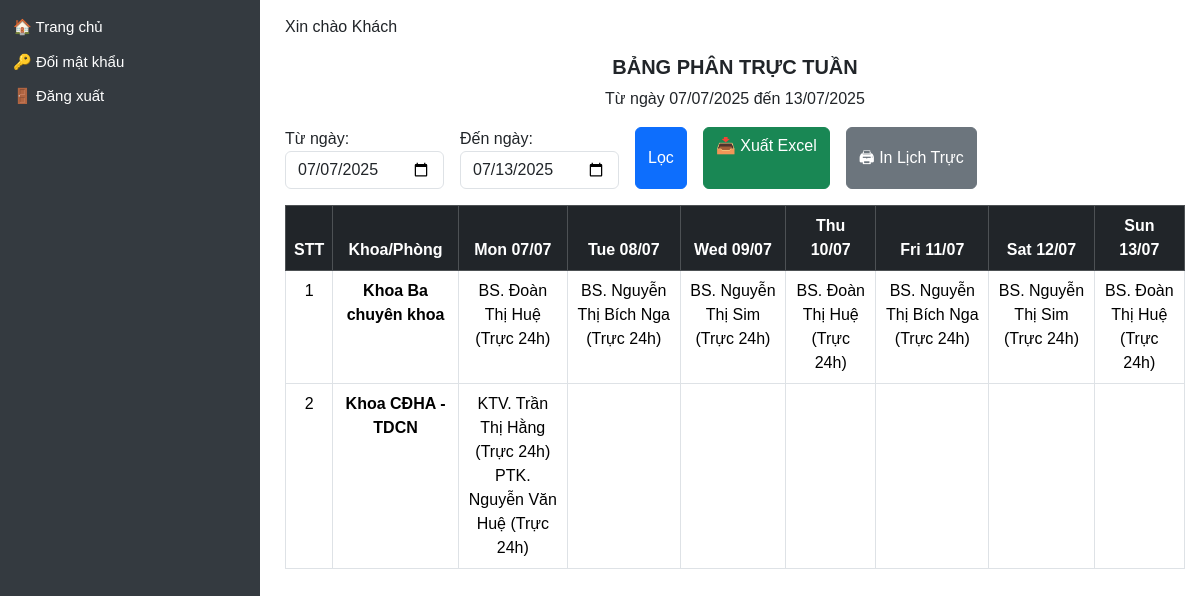
/report-all, run on the app's committed database.
### models/user.py (models this page shows)
class User(db.Model, UserMixin):
    __tablename__ = 'user'
    id = db.Column(db.Integer, primary_key=True)
    name = db.Column(db.String(100), nullable=False)
    username = db.Column(db.String(50), unique=True, nullable=False)
    password = db.Column(db.String(100), nullable=False)
    role = db.Column(db.String(20))  # admin / manager / user
    department = db.Column(db.String(100))
    position = db.Column(db.String(50))  # Bác sĩ / Điều dưỡng / KTV...
    contract_type = db.Column(db.String(50))  # Hợp đồng / Biên chế / v.v.
    email = db.Column(db.String(120))
    phone = db.Column(db.String(20))
    start_year = db.Column(db.Integer)  # ✅ Năm vào công tác (mới thêm)
    schedules = relationship("Schedule", back_populates="user")
    leave_requests = relationship('LeaveRequest', back_populates='user')

### app.py (the view)
@app.route('/report-all')
def report_all():
    start_str = request.args.get('start')
    end_str = request.args.get('end')
    if start_str and end_str:
        start_date = datetime.strptime(start_str, '%Y-%m-%d').date()
        end_date = datetime.strptime(end_str, '%Y-%m-%d').date()
    else:
        start_date = datetime.today().date()
        end_date = start_date + timedelta(days=6)
    schedules = Schedule.query.join(User).join(Shift).filter(
        Schedule.work_date.between(start_date, end_date),
        Schedule.shift_id != None,
        User.department != None
    ).order_by(User.department, Schedule.work_date).all()
    grouped = {}
    for s in schedules:
        shift_name = s.shift.name.strip().lower()
        if not shift_name.startswith('trực'):
            continue
        dept = s.user.department.strip() if s.user.department else 'Khác'
        key = s.work_date.strftime('%a %d/%m')
        position = s.user.position.strip() if s.user.position else ''
        name = s.user.name.strip()
        display_name = name if name.startswith(position) else f"{position}. {name}" if position else name
        if 'thường trú' in shift_name:
            ca_text = 'Trực thường trú'
        elif '24' in shift_name:
            ca_text = 'Trực 24h'
        elif '16' in shift_name:
            ca_text = 'Trực 16h'
        elif '8' in shift_name:
            ca_text = 'Trực 8h'
        else:
            ca_text = f"Trực {int(s.shift.duration)}h"
        line = f"{display_name} ({ca_text})"
        grouped.setdefault(dept, {})
        grouped[dept].setdefault(key, [])
        grouped[dept][key].append((position, line))
    grouped_by_dept = {
        dept: {
            day: sorted(entries, key=lambda x: x[0]) for day, entries in dept_data.items()
        }
        for dept, dept_data in grouped.items() if any(dept_data.values())
    }
    def sort_priority(name):
        name = name.lower()
        if 'giám đốc' in name:
            return '1_' + name
        elif 'ban giám' in name:
            return '1_' + name
        elif 'khoa' in name:
            return '2_' + name
        else:
            return '3_' + name
    dept_ordered = sorted(grouped_by_dept.keys(), key=sort_priority)
    date_range = [start_date + timedelta(days=i) for i in range((end_date - start_date).days + 1)]
    return render_template(
        'report_all.html',
        grouped_by_dept=grouped_by_dept,
        dept_ordered=dept_ordered,
        date_range=date_range,
        start_date=start_date,
        end_date=end_date
    )

### app.py (called while the page is built)
@app.context_processor
def inject_user():
    user = None
    if 'user_id' in session:
        user = db.session.get(User, session['user_id'])
    return dict(user=user)

@app.context_processor
def inject_helpers():
    return dict(get_titled_names=get_titled_names)

@app.context_processor
def inject_helpers():
    return dict(get_titled_names=get_titled_names)

### templates/report_all.html (shortened to what this page needs)
{% extends 'layout.html' %}
{% block content %}
<div class="text-center mb-3 d-print-block">
  <h5><strong>BẢNG PHÂN TRỰC TUẦN</strong></h5>
  <p>Từ ngày {{ start_date.strftime('%d/%m/%Y') }} đến {{ end_date.strftime('%d/%m/%Y') }}</p>
</div>
<form method="get" class="d-flex gap-3 mb-3 d-print-none">
  <div>
    <label class="form-label mb-0">Từ ngày:</label>
    <input type="date" name="start" class="form-control" value="{{ start_date }}">
  </div>
  <div>
    <label class="form-label mb-0">Đến ngày:</label>
    <input type="date" name="end" class="form-control" value="{{ end_date }}">
  </div>
  <button type="submit" class="btn btn-primary">Lọc</button>
  <a href="/export-report-all?start={{ start_date }}&end={{ end_date }}" class="btn btn-success">📥 Xuất Excel</a>
  <button type="button" class="btn btn-secondary" onclick="window.print()">🖨 In Lịch Trực</button>
</form>
<div class="table-scroll">
<table class="table table-bordered text-center">
  <thead class="table-dark">
    <tr>
      <th>STT</th>
      <th>Khoa/Phòng</th>
      {% for d in date_range %}
        <th>{{ d.strftime('%a %d/%m') }}</th>
      {% endfor %}
    </tr>
  </thead>
  <tbody>
    {% for dept in dept_ordered %}
    <tr>
      <td>{{ loop.index }}</td>
      <td><strong>{{ dept }}</strong></td>
      {% for d in date_range %}
        {% set key = d.strftime('%a %d/%m') %}
        <td>
          {% set items = grouped_by_dept[dept].get(key, []) %}
          {% for position, line in items %}
            {{ line }}<br>
          {% endfor %}
        </td>
      {% endfor %}
    </tr>
    {% endfor %}
  </tbody>
</table>
</div>
{% endblock %}

### templates/layout.html (style rules this page uses)
body { margin: 0; font-family: Arial, sans-serif; }

### data on the page
User: department "Khoa Ba chuyên khoa", line "BS. Đoàn Thị Huệ (Trực 24h)"
User: line "BS. Nguyễn Thị Bích Nga (Trực 24h)"
User: line "BS. Nguyễn Thị Sim (Trực 24h)"
User: department "Khoa CĐHA - TDCN", line "PTK. Nguyễn Văn Huệ (Trực 24h)"
User: line "KTV. Trần Thị Hằng (Trực 24h)"

### other printed values
{{ d.strftime('%a %d/%m') }} "Mon 07/07" "Tue 08/07" "Wed 09/07" "Thu 10/07" "Fri 11/07" "Sat 12/07" "Sun 13/07"
